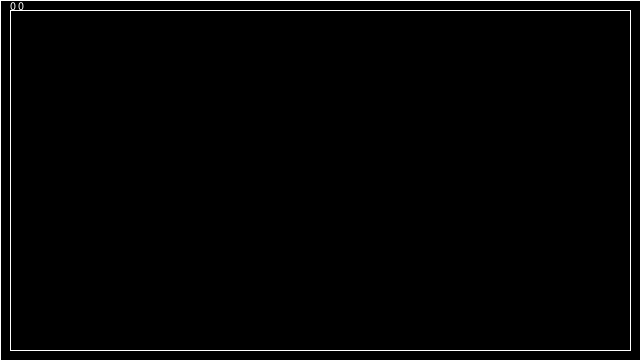
Frame 1 (no input)
Frame 60 (the mouse pressed at the canvas centre just before this capture): identical to frame 1, image omitted
Frame 120 (the mouse held since frame 60 and released just before this capture): identical to frame 1, image omitted

The Processing sketch that drew this single still picture (run headless with seeded random() and noise(); from frame 60 on, the mouse is pressed at the canvas centre):

// Processing sketch: raycast_2
// ── raycast_2.pde
import java.util.Collections; //<>// //<>//
final int TILE_SIZE = 10;
final float TILE_SIZE_FLOAT = TILE_SIZE;
final int NUM_TILES_ACROSS = 64;
final int NUM_TILES_DOWN = 36;

boolean show = false;

Particle prt;

Tile[][] tiles;

void settings() {
  size(TILE_SIZE * NUM_TILES_ACROSS, TILE_SIZE * NUM_TILES_DOWN);
}

void setup() {
  tiles = new Tile[NUM_TILES_ACROSS][NUM_TILES_DOWN];

  for (int x = 0; x < NUM_TILES_ACROSS; x += 1) {
    tiles[x][0] = new Tile(x, 0, true);
    tiles[x][NUM_TILES_DOWN-1] = new Tile(x, NUM_TILES_DOWN-1, true);
  }

  for (int y = 0; y < NUM_TILES_DOWN; y += 1) {
    tiles[0][y] = new Tile(0, y, true);
    tiles[NUM_TILES_ACROSS-1][y] = new Tile(NUM_TILES_ACROSS-1, y, true);
  }
  prt = new Particle();
  setNeighbours();
}

void setNeighbours() {
  println("set neighbours");
  for (int x = 0; x < NUM_TILES_ACROSS; x += 1) {
    for (int y = 0; y < NUM_TILES_DOWN; y += 1) {
      Tile t = getTileAt(x, y);
      if (t != null) {
        t.setNeighbours();
      }
    }
  }

  calcEdges();
  prt.setRays();

  Float r = random(0, 1);
  Float b = r;
  println(r + " " + nfc(r, 3).hashCode());
  println(b + " " + nfc(b, 3).hashCode());
  //prt.s/etRays();
}
ArrayList<RData> rays = new ArrayList<RData>();

void draw() {

  background(0);
  if (show) {
    prt.update();

    createRayData();
    prt.setRays();

    prt.draw();
  }
  for (int x = 0; x < NUM_TILES_ACROSS; x += 1) {
    for (int y = 0; y < NUM_TILES_DOWN; y += 1) {

      Tile t = tiles[x][y];

      if (t != null) {
        t.draw();
      }
    }
  }
  fill(255);
  text(wantedToAdd + " " + actuallyAdded, 10, 10);
  for (Edge e : edgeList) {
    e.draw();
  }

  //for (RData r : rays) {
  //  println(r);
  //}
}

PVector mStart = new PVector();
PVector mEnd = new PVector();
void mousePressed() {
  if (mouseButton == LEFT) { 
    mStart.set(mouseX, mouseY);
  } else if (mouseButton == RIGHT) {
    show = true;
  }
}
void mouseDragged() {
  //addTileAtMouse();
}

void mouseReleased() {
  if (mouseButton == LEFT) { 
    mEnd.set(mouseX, mouseY);
    addTileAtMouse();
  } 
  if (mouseButton == RIGHT) {
    show = false;
  }
}

void addTileAtMouse() {


  float dist = PVector.dist(mStart, mEnd);

  if (dist < TILE_SIZE_FLOAT) {
    toggleTileAt(mStart.x, mStart.y);
  } else {
    float angle = PVector.angleBetween(mStart, mEnd);
    PVector p = PVector.sub(mEnd, mStart);
    p.normalize();
    p.mult(TILE_SIZE_FLOAT);
    PVector a  = PVector.fromAngle(angle);
    a.mult(TILE_SIZE_FLOAT);

    PVector from = mStart.copy();

    while (dist > TILE_SIZE_FLOAT) {

      toggleTileAt(from.x, from.y);
      from.add(p);
      dist = PVector.dist(from, mEnd);
    }
    toggleTileAt(mEnd.x, mEnd.y);
  }

  setNeighbours();
}

void toggleTileAt(float x, float y) {

  int xx = floor(x / TILE_SIZE_FLOAT);
  int yy = floor(y / TILE_SIZE_FLOAT);
  //println(x + "," + y);
  if (!valid(xx, yy)) return;
  Tile t = tiles[xx][yy];

  if (t == null) {
    tiles[xx][yy] = new Tile(xx, yy, false);
  } else if (!t.fixed) {
    tiles[xx][yy] = null;
  }
}

// ── Edge.pde
import java.util.HashSet; //<>// //<>// //<>//
import java.util.HashMap;
int EDGE_ID = 0;
class Edge {

  PVector start, end;

  final int id;
  {
    EDGE_ID += 1;
    id = EDGE_ID;
  }

  Edge(PVector start, PVector end) {
    this.start = start.copy();
    this.end = end.copy();
  }

  Edge(float sx, float sy, float ex, float ey) {
    start = new PVector(sx, sy);
    end = new PVector(ex, ey);
  }

  void draw() {
    stroke(255);
    line(start.x, start.y, end.x, end.y);
    //ellipse(start.x, start.y, 2, 2);
    //ellipse(end.x, end.y, 2, 2);
  }
}

HashMap<Integer, Edge> edges = new HashMap<Integer, Edge>();
ArrayList<Edge> edgeList = new ArrayList<Edge>();
int wantedToAdd = 0;
int actuallyAdded = 0;
void calcEdges() {
  edges.clear();
  edgeList.clear();

  for (int y = 0; y < NUM_TILES_DOWN; y += 1) {
    for (int x = 0; x < NUM_TILES_ACROSS; x += 1) {
      Tile t = getTileAt(x, y);

      if (t == null) continue;
      t.resetEdges();

      checkEdge(NORTH, WEST, t);
      checkEdge(SOUTH, WEST, t);
      checkEdge(EAST, NORTH, t);
      checkEdge(WEST, NORTH, t);
    }
  }
}

void createRayData() {
  wantedToAdd = 0;
  actuallyAdded = 0;
  float ox = mouseX;
  float oy = mouseY;
  float radius = width;
  rays.clear();
  for (Edge e : edgeList) {
    for (int i = 0; i < 2; i += 1) {

      float rdx = (i == 0 ? e.start.x : e.end.x) - ox;
      float rdy = (i == 0 ? e.start.y : e.end.y) - oy;

      float baseAngle = atan2(rdy, rdx);

      float angle = 0;
      for (int j = 0; j < 3; j += 1) {
        if (j == 0) angle = baseAngle - 0.0001f;
        if (j == 1) angle = baseAngle;
        if (j == 2) angle = baseAngle + 0.0001f;

        rdx = radius * cos(angle);
        rdy = radius * sin(angle);
        RData r = new RData(angle, rdx, rdy); 
        wantedToAdd += 1;
        if (!rays.contains(r)) {
          rays.add(r);
          actuallyAdded += 1;
        }
      }
    }
  }
  Collections.sort(rays);
  //HashSet<Float> unique = new HashSet<Float>();
  //for (RData r : rays) {
  //  if (unique.contains()
    
  //}
  
}

void checkEdge(String edgeDir, String checkDir, Tile t) {

  Tile edgeTile = t.neighbours.get(edgeDir);
  Tile checkTile = t.neighbours.get(checkDir);

  if (edgeTile == null) {
    if (checkTile == null) {
      makeEdge(edgeDir, t);
    } else {
      Edge edge = checkTile.edges.get(edgeDir);
      if (edge == null) {
        makeEdge(edgeDir, t);
      } else {
        extend(edgeDir, edge, t);
      }
    }
  }
}

void extend(String dir, Edge e, Tile t) {
  //  edge.end.x += TILE_SIZE;
  //t.edges.put(NORTH, edge);

  switch (dir) {
  case SOUTH:
  case NORTH:
    e.end.x += TILE_SIZE;
    break;
  case EAST:
  case WEST:
    e.end.y += TILE_SIZE;
    break;
  default:
    return;
  }
  t.edges.put(dir, e);
}

void makeEdge(String dir, Tile t) {
  PVector start, end;
  switch (dir) {
  case NORTH:
    start = t.TL;
    end = t.TR;
    break;
  case EAST:
    start = t.TR;
    end = t.BR;
    break;
  case SOUTH:
    start = t.BL;
    end = t.BR;
    break;
  case WEST:
    start = t.TL;
    end = t.BL;
    break;
  default:
    return;
  }

  if (start != null && end != null) {
    Edge edge = new Edge(start, end);
    t.edges.put(dir, edge);
    edgeList.add(edge);
  }
}

// ── Funcs.pde
Tile getTileAt(int x, int y) {
  if (!valid(x,y)) {
    return null;
  } else {
    return tiles[x][y];
  }
}
boolean valid(int x, int y) {
  if (x < 0 || x > NUM_TILES_ACROSS-1 || y < 0 || y > NUM_TILES_DOWN -1) {
    return false;
  } else {
    return true;
  }
}
boolean intersect(PVector s1, PVector e1, PVector s2, PVector e2) {
  
  float t = t(s1, e1, s2, e2);
  float u = u(s1, e1, s2, e2);
  
  if (t >= 0 && t <= 1 && u >= 0 && u <= 1) {
    
    return true;
  }
  
  
  
  
  
  return false;
}

float quickDist(PVector A, PVector B) {
  return pow(A.x - B.x, 2) + pow(A.y - B.y, 2); 
}



float t(PVector s1, PVector e1, PVector s2, PVector e2) {
  return t(s1.x, s1.y, e1.x, e1.y, s2.x, s2.y, e2.x, e2.y);
}

float t(float x1, float y1, float x2, float y2, float x3, float y3, float x4, float y4) {
  float te = (x1 - x3) * (y3 - y4) - (y1 - y3) * (x3 - x4);
  float td = ud(x1, y1, x2, y2, x3, y3, x4, y4);
  return te / td;
}

float u(PVector s1, PVector e1, PVector s2, PVector e2) {

  return u(s1.x, s1.y, e1.x, e1.y, s2.x, s2.y, e2.x, e2.y);
}

float u(float x1, float y1, float x2, float y2, float x3, float y3, float x4, float y4) {
  float ue = (x1 - x2) * (y1 - y3) - (y1 - y2) * (x1 - x3);
  float ud = ud(x1, y1, x2, y2, x3, y3, x4, y4);
  return -(ue / ud);
}

float ud(float x1, float y1, float x2, float y2, float x3, float y3, float x4, float y4) {
  return (x1 - x2) * (y3 - y4) - (y1 - y2)*(x3-x4);
}

// ── Ray.pde
class RData implements Comparable<RData> {
  
  
  
  Float angle;
  PVector val;
  boolean collided = false;
  RData(float angle, float x, float y) {
    this.angle = angle;
    this.val = new PVector(x, y);
  }
  
  int hashCode() {
    return nfc(angle,4).hashCode();
  }
  
  boolean equals(RData o) {
    return hashCode() == o.hashCode(); 
  }


  int compareTo(RData o) {
    if (angle < o.angle) {
      return -1;
    } else if (angle > o.angle) {
      return 1;
    } else {
      return 0;
    }
  }

  public String toString() {

    return "RayData: " + nfc(angle, 2) + " (" + floor(val.x) + "," + floor(val.y) + ")";
  }
}



class Ray {

  PVector start, end;
  PVector collidesAt = new PVector();
  boolean collided = false;
  Ray(PVector start, PVector end) {
    this.start = start.copy();
    this.end = end.copy();
  }


  void update() {
  }


  void draw() {
    stroke(255, 64);
    line(start.x, start.y, end.x, end.y);
  }

  void cast() {
    collided = false;
    float dist = 0;
    float minDist = -1;
    PVector closest = null;
    PVector temp = new PVector();
    for (Edge e : edgeList) {
      float t = t(start, end, e.start, e.end);
      float u = u(start, end, e.start, e.end);
      if (t >= 0 && t <= 1 && u >= 0 && u <= 1) {
        temp.x = start.x + t * (end.x - start.x);
        temp.y = start.y + t * (end.y - start.y);

        dist = quickDist(start, temp);

        if (closest == null || dist < minDist) {
          minDist = dist;
          closest = temp.copy();
        }
      }
    }

    if (closest != null) {
      collidesAt.set(closest);
      collided = true;
    }
  }
}

class Particle {
  PVector pos = new PVector();
  ArrayList<Ray> rayList = new ArrayList<Ray>();


  Particle() {
  }

  String getCoord(PVector v) {
    return floor(v.x)+"_"+floor(v.y);
  }

  void setRays() {


    rayList.clear();
    for (RData r : rays) {


      addRay(PVector.add(pos, r.val));

      //rays.add(new Ray(pos, e.end));
    }
  }


  void addRay(PVector end) {
    Ray r = new Ray(pos, end);
    r.cast();
    rayList.add(r);
    //rays.add(new Ray(pos, end, -0.001));
    //rays.add(new Ray(pos, end, 0.001));
    //String k1 = getCoord(end);
    //if (!coords.contains(k1)) {
    //  rays.add(new Ray(pos, end));
    //} else {
    //  coords.add(k1);
    //}
  }

  void update() {
    pos.set(mouseX, mouseY);
  }


  void draw() {
    stroke(255);
    fill(255);
    if (rayList.size() >= 2) {

      beginShape(TRIANGLES);
      for (int i = 0; i < rayList.size()-1; i += 1) {
        Ray r1 = rayList.get(i);
        Ray r2 = rayList.get(i+1);

        vertex(pos.x, pos.y);
        vertex(r1.collidesAt.x, r1.collidesAt.y);
        vertex(r2.collidesAt.x, r2.collidesAt.y);
        //line(pos.x, pos.y, r1.end.x, r1.end.y);
        if (r1.collided) {
          //ellipse(r1.collidesAt.x, r1.collidesAt.y, 5, 5);
        }
        //vertex(pos.x, pos.y);
        //vertex(r1.end.x, r1.end.y);
      }
      Ray r1 = rayList.get(0);
      Ray r2 = rayList.get(rayList.size()-1);
      vertex(pos.x, pos.y);
      vertex(r1.collidesAt.x, r1.collidesAt.y);
      vertex(r2.collidesAt.x, r2.collidesAt.y);
    }

    //vertex(pos.x, pos.y);
    endShape(CLOSE);
  }
}

// ── Tile.pde
static final String NORTH = "north";
static final String EAST = "east";
static final String SOUTH = "south";
static final String WEST = "west";


class Tile {

  HashMap<String, Edge> edges = new HashMap<String, Edge>();
  HashMap<String, Tile> neighbours = new HashMap<String, Tile>();
  int x, y;

  PVector TL, TR, BL, BR;
  boolean fixed = false;
  Tile(int x, int y, boolean fixed) {
    this.x = x;
    this.y = y;
    this.fixed = fixed;

    resetEdges();

    TL = new PVector(x * TILE_SIZE, y * TILE_SIZE);
    TR = new PVector(TL.x + TILE_SIZE, TL.y);
    BL = new PVector(TL.x, TL.y + TILE_SIZE);
    BR = new PVector(BL.x + TILE_SIZE, BL.y);
    neighbours.put(NORTH, null);
    neighbours.put(EAST, null);
    neighbours.put(SOUTH, null);
    neighbours.put(WEST, null);
  }

  void resetEdges() {
    edges.put(NORTH, null);
    edges.put(EAST, null);
    edges.put(SOUTH, null);
    edges.put(WEST, null);
  }

  void setNeighbours() {

    neighbours.put(NORTH, getTileAt(x, y-1));
    neighbours.put(EAST, getTileAt(x+1, y));
    neighbours.put(SOUTH, getTileAt(x, y+1));
    neighbours.put(WEST, getTileAt(x-1, y));
  }

  void draw() {
    //stroke(255);
    //fill(0);
    //rect(x * TILE_SIZE, y * TILE_SIZE, TILE_SIZE, TILE_SIZE);
  }
}
